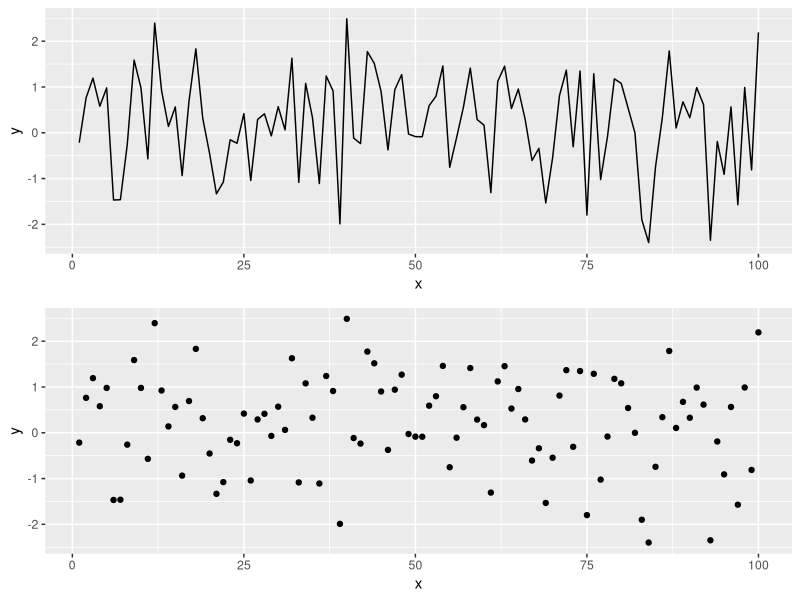

The R script that drew this image:
## ---- chunk 1
knitr::opts_chunk$set(echo = TRUE)
knitr::opts_chunk$set(echo = TRUE, fig.width = 8, fig.height = 8, fig.align = "center")
## ---- chunk 2
library(tidyverse)
library(gridExtra)
## ---- chunk 3
# Simulating data according to a normal distribution
x <- seq(1:100)
y <- rnorm(100) # Generating data form a normal distribution with mean 0 and variance 1
data <- data.frame(x = x, y = y )
p1 = ggplot(data, aes(x= x, y = y)) +
geom_line()
p2 = ggplot(data, aes(x= x, y = y)) +
geom_point() 

grid.arrange(p1, p2)
